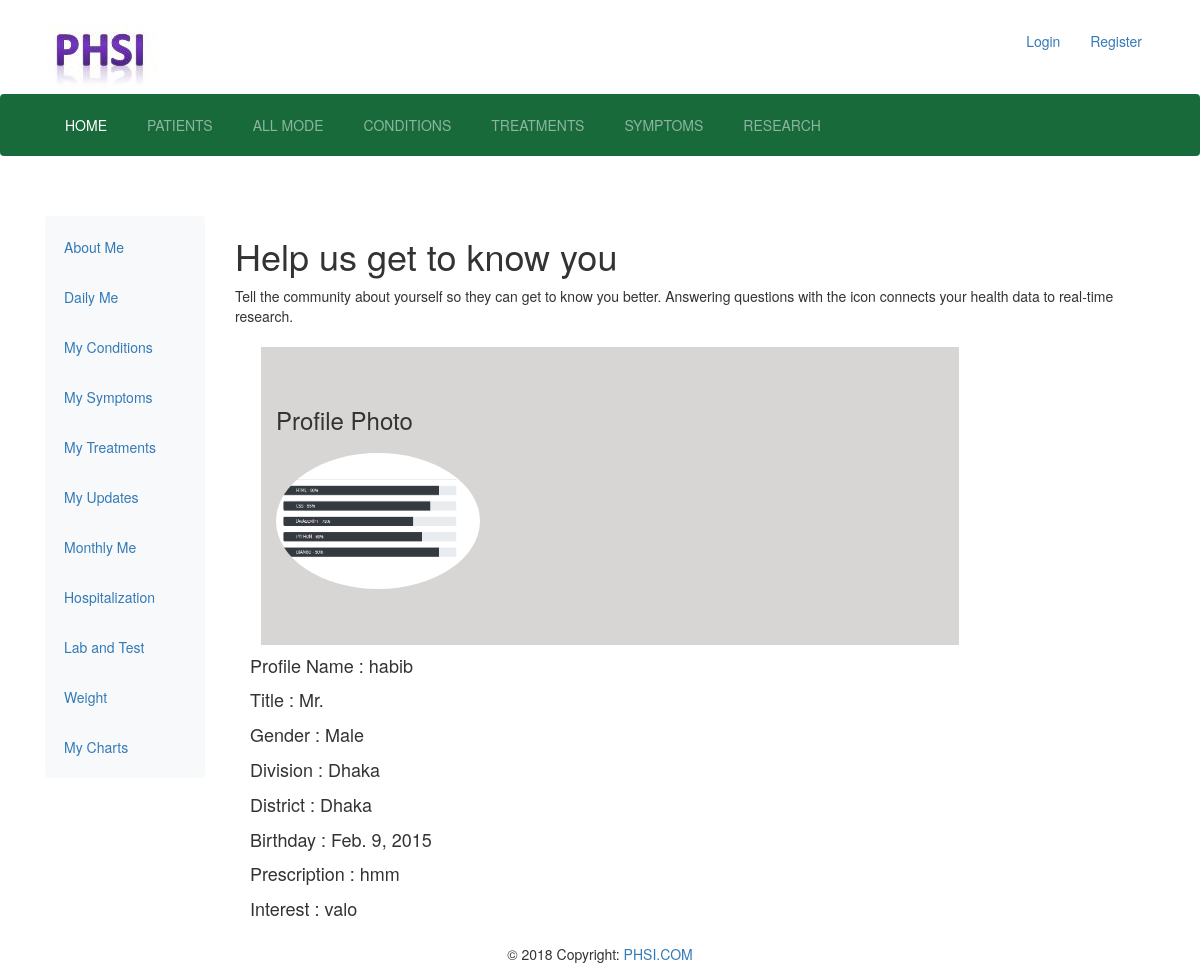
/userinfo/public-patient-detail/2/, run on the app's committed database.
### userinfo/models.py (models this page shows, shortened)
class Patient(models.Model):
    title_choice = (
        ('Mr.', 'Mr'),
        ('Miss', 'Miss'),
        ('Ms.', 'Ms.'),
        ('Mrs.', 'Mrs'),
        ('Ir.', 'Ir'),
        ('Dr.', 'Dr'),
        ('Drs', 'Drs'),
        ('Professor', 'Professor'),
    )
    gender_choice = (
        ('Male', 'Male'),
        ('Female', 'Female'),
    )
    user                    =        models.OneToOneField(User, on_delete=models.CASCADE)
    profile_image           =        models.ImageField(upload_to='patient_image', blank=True)
    profile_name            =        models.CharField(unique=True, max_length=50)
    title                   =        models.CharField(max_length=20, choices=title_choice)
    gender                  =        models.CharField(max_length=10, choices=gender_choice)
    division                =        models.ForeignKey(Division, on_delete=models.CASCADE)
    district                =        models.ForeignKey(District, on_delete=models.CASCADE)
    birth_day               =        models.DateField()
    phone                   =        models.IntegerField()
    prescription           	=        models.TextField()
    interest             	=        models.TextField()
    created                 =        models.DateField(auto_now_add=True)
    updated                 =        models.DateField(auto_now=True)
    class Meta:
        ordering = ["-id"]

class Division(models.Model):
    division_name           =        models.CharField(max_length=50)
    def __str__(self):
        return self.division_name

class District(models.Model):
    district_name           =        models.CharField(max_length=50)
    division                =        models.ForeignKey(Division, on_delete=models.CASCADE)
    def __str__(self):
        return self.district_name

### userinfo/views.py (the view)
# urls.py: path('public-patient-detail/<int:id>/', public_patient_detail, name = 'public-patient'),
def public_patient_detail(request, id):
	patient = Patient.objects.get(id=id)
	context = {'patient': patient}
	template = 'userinfo/patients/patient-detail.html'
	return render(request, template, context)

### templates/userinfo/patients/patient-detail.html (shortened to what this page needs)
{% extends 'base.html' %}
{% load static %}
{% block content %}
	<br><br>
<div class="container">
	<div class="row">
		<div class="col-sm-2">
				<nav class="navbar bg-light">
						<ul class="navbar-nav">
						  <li class="nav-item">
							<a class="nav-link" href="#">About Me</a>
						  </li>
						  <li class="nav-item">
							<a class="nav-link" href="#">Daily Me</a>
						  </li>
						  <li class="nav-item">
							<a class="nav-link" href="#">My Conditions</a>
						  </li>
						  <li class="nav-item">
						     <a class="nav-link" href="#">My Symptoms</a>
						  </li>
						  <li class="nav-item">
						     <a class="nav-link" href="#">My Treatments</a>
						  </li>
						  <li class="nav-item">
						     <a class="nav-link" href="#">My Updates</a>
						  </li>
						  <li class="nav-item">
						     <a class="nav-link" href="#">Monthly Me</a>
						  </li>
						  <li class="nav-item">
						     <a class="nav-link" href="#">Hospitalization</a>
						  </li>
						  <li class="nav-item">
						     <a class="nav-link" href="#">Lab and Test</a>
						  </li>
						  <li class="nav-item">
						     <a class="nav-link" href="#">Weight</a>
						  </li>
						  <li class="nav-item">
						     <a class="nav-link" href="#">My Charts</a>
						  </li>
						</ul>
					  </nav>
		</div>
		<div class="col-sm-10">
				<div>
					<h1>Help us get to know you </h1>
					<p>Tell the community about yourself so they can get to know you better. Answering questions with the  icon connects your health data to real-time research.</p>
			    </div>
		<div class="col-sm-4">
      {% if patient %}
              {% if patient.profile_image %}
            			<div class="profile_photo" style=" background-color: #D8D6D4; width: 700px; height: 300px; border: 0.5px solid white; padding-top:40px; margin: 10px">
                            <div class="col-sm-4">
            	                <div align="top-header-left">
            	                	<h3 style="text-align: left; padding-bottom: 10px"> Profile Photo</h3>
            	                	<img src="{{ patient.profile_image.url }}" class="img-circle" alt="Lutfor_Rahman" width="204" height="136">
            	                </div>
                            </div>
                            <div class="col-sm-4" style="align-content: center;">
            		                <div align="top-header-right">
            		                </div>
            				</div>
            			</div>
                {% endif %}
                            <div class="form-group">
                              <h4>Profile Name : {{patient.profile_name}}</h4>
                            </div>
                            <div class="form-group">
                              <h4>Title : {{patient.title}}</h4>
                            </div>
                            <div class="form-group">
                              <h4>Gender : {{patient.gender}}</h4>
                            </div>
                            <div class="form-group">
                              <h4>Division : {{patient.division}}</h4>
                            </div>
                            <div class="form-group">
                              <h4>District : {{patient.district}}</h4>
                            </div>
                            <div class="form-group">
                              <h4>Birthday : {{patient.birth_day}}</h4>
                            </div>
                            <div class="form-group">
                              <h4>Prescription : {{patient.prescription}}</h4>
                            </div>
                            <div class="form-group">
                              <h4>Interest : {{patient.interest}}</h4>
                            </div>
          {% else %}
            <h1> {{ errmsg }} </h1>
            <hr>
            <h3><a href="{% url 'patient-create' %}">Create </a>your profile</h3>
          {% endif %}
				</div>
			</div>
		</div>
		</div>
{% endblock %}

### static/layout/style.css (style rules this page uses)
* { box-sizing: border-box; }
body { margin: 0; padding: 0; background-color:white; }
.nav-item { padding-right: 30px }
.navbar { background-color: #186A3B }

### data on the page
Patient: profile_image (picture), profile_name "habib", title "Mr.", gender "Male", division "Dhaka", district "Dhaka", birth_day "Feb. 9, 2015", prescription "hmm", interest "valo"
